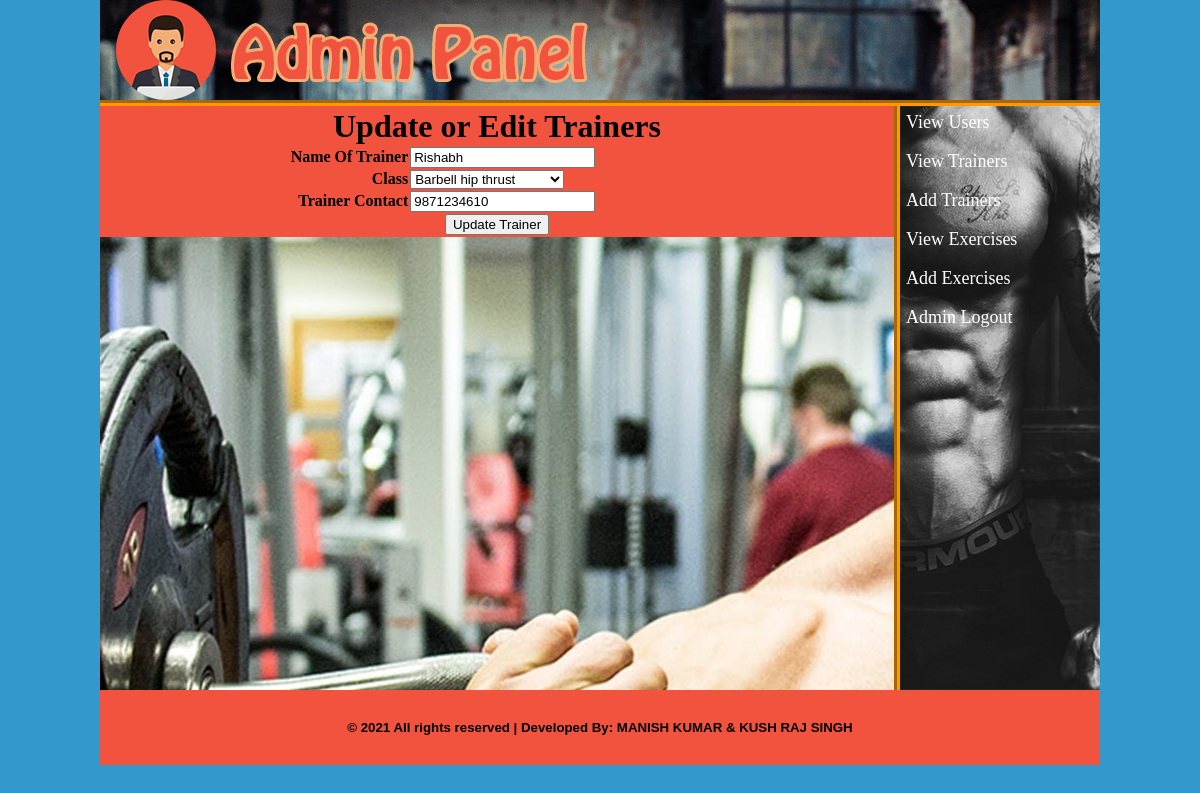
Screenshot of /admin/index.php?edit_tran=1 (signed in) with the database file from the repository.
### tables this page shows
CREATE TABLE `trainer` (
  `tran_id` int(10) NOT NULL,
  `tran_name` varchar(20) NOT NULL,
  `tran_class` varchar(40) NOT NULL,
  `tran_contact` varchar(20) NOT NULL
);

### admin/edit_tran.php (the view, shortened to what this page needs)
<?php
include ("includes/db.php");
if (isset($_GET['edit_tran'])) {
	$edit_tran_id=$_GET['edit_tran'];
	$sel_tran="SELECT * FROM trainer WHERE tran_id='$edit_tran_id'";
	$run_tran=mysqli_query($con, $sel_tran);
	$row_tran=mysqli_fetch_array($run_tran);
	$tran_name=$row_tran['tran_name'];
	$tran_class=$row_tran['tran_class'];
	$tran_contact=$row_tran['tran_contact'];
}
?>
<html>
<head>
</head>
<body bgcolor="#999999">
	<form method="post" action="" enctype="multipart/form-data">
		<table width="794px" align="center" border="1" bgcolor="#f1533e">
			<tr>
				<td colspan="2" align="center"><h1>Update or Edit Trainers</h1></td>
			</tr>
			<tr>
				<td align="right"><b>Name Of Trainer</b></td>
				<td><input type="text" name="trainer_name" value="<?php echo $tran_name; ?>"></td>
			</tr>
			<tr>
				<td align="right"><b>Class</b></td>
				<td>
					<select name="trainer_class">
						<option><?php echo $tran_class; ?></option>
					</select>
				</td>
			</tr>
			<tr>
				<td align="right"><b>Trainer Contact</b></td>
				<td><input type="text" name="trainer_contact" value="<?php echo $tran_contact; ?>"></td>
			</tr>
			<tr>
				<td colspan="2" align="center"><input type="submit" name="update_trainer" value="Update Trainer"></td>
			</tr>
		</table>
	</form>
</body>
</html>

### admin/styles/style.css (style rules this page uses)
html, body, div, span, applet, object, iframe, h1, h2, h3, h4, h5, h6, p, blockquote, pre, a, abbr, acronym, address, big, cite, code, del, dfn, em, img, ins, kbd, q, s, samp, small, strike, strong, sub, sup, tt, var, b, u, i, center, dl, dt, dd, ol, ul, li, fieldset, form, label, legend, table, caption, tbody, tfoot, thead, tr, th, td, article, aside, canvas, details, embed, figure, figcaption, footer, header, hgroup, menu, nav, output, ruby, section, summary, time, mark, audio, video { margin: 0; padding: 0; border: 0; vertical-align: baseline; }
body { background-color: #39C; background-repeat: no-repeat; }

### rows the page displays
trainer: trainer_name "Rishabh", trainer_class "Barbell hip thrust", trainer_contact "9871234610"
